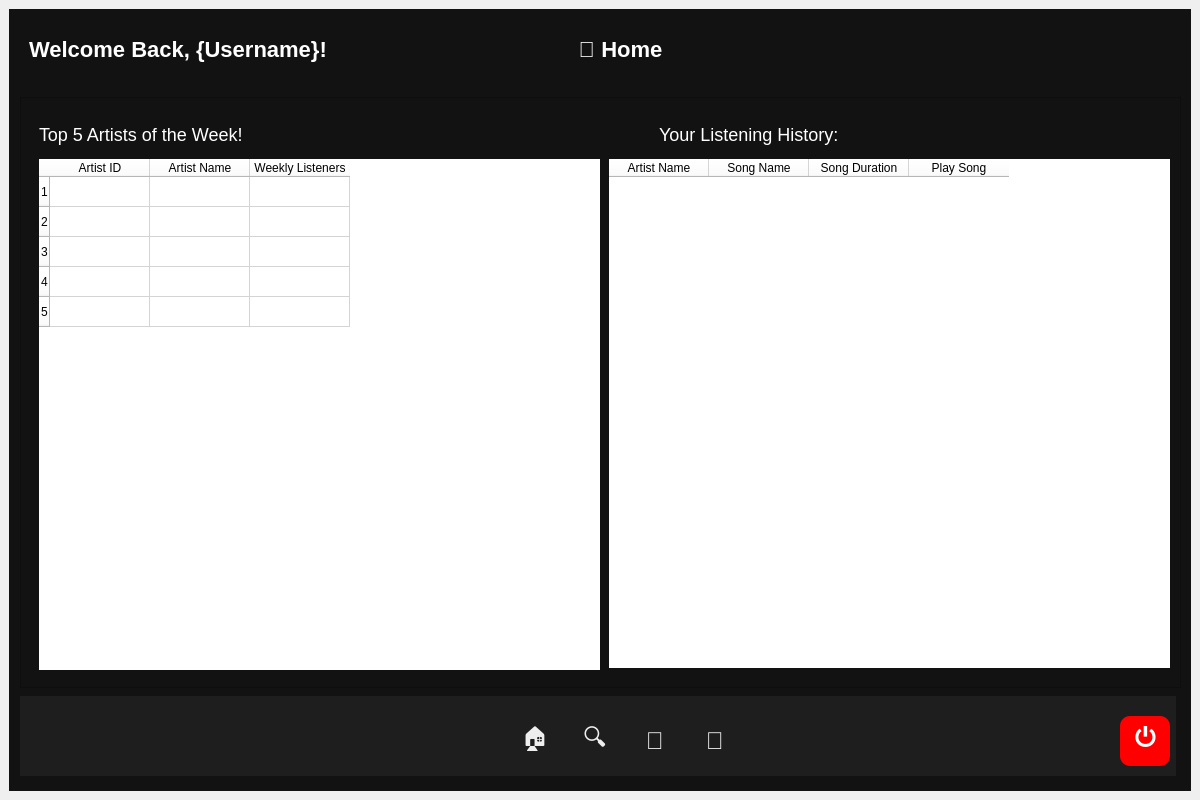
<?xml version="1.0" encoding="UTF-8"?>
<ui version="4.0">
 <class>UserMainWindow</class>
 <widget class="QMainWindow" name="UserMainWindow">
  <property name="geometry">
   <rect>
    <x>0</x>
    <y>0</y>
    <width>1200</width>
    <height>800</height>
   </rect>
  </property>
  <property name="windowTitle">
   <string>User Dashboard</string>
  </property>
  <widget class="QWidget" name="centralwidget">
   <layout class="QVBoxLayout" name="mainLayout">
    <item>
     <widget class="QStackedWidget" name="stackedWidget">
      <widget class="QWidget" name="homePage">
       <property name="styleSheet">
        <string notr="true">background-color: #121212; color: #fff;</string>
       </property>
       <widget class="QLabel" name="homeTitle">
        <property name="geometry">
         <rect>
          <x>511</x>
          <y>10</y>
          <width>201</width>
          <height>61</height>
         </rect>
        </property>
        <property name="styleSheet">
         <string notr="true">font-size:22px; font-weight:bold;</string>
        </property>
        <property name="text">
         <string>🎵 Home</string>
        </property>
        <property name="alignment">
         <set>Qt::AlignCenter</set>
        </property>
       </widget>
       <widget class="QListWidget" name="homeSongsList">
        <property name="geometry">
         <rect>
          <x>11</x>
          <y>88</y>
          <width>1161</width>
          <height>591</height>
         </rect>
        </property>
       </widget>
       <widget class="QFrame" name="bottomNav">
        <property name="geometry">
         <rect>
          <x>11</x>
          <y>687</y>
          <width>1156</width>
          <height>80</height>
         </rect>
        </property>
        <property name="minimumSize">
         <size>
          <width>0</width>
          <height>80</height>
         </size>
        </property>
        <property name="styleSheet">
         <string notr="true">
        QFrame { background-color: #1e1e1e; }
        QPushButton { 
            background: none; 
            color: #eee; 
            font-size: 24px; 
            border-radius: 10px; 
            min-width:50px; min-height:50px; max-width:50px; max-height:50px;
        }
        QPushButton:checked { background-color: #3a3a3a; }
        QPushButton:hover { background-color: #2c2c2c; }
    </string>
        </property>
        <widget class="QPushButton" name="homeBtn">
         <property name="geometry">
          <rect>
           <x>490</x>
           <y>20</y>
           <width>50</width>
           <height>50</height>
          </rect>
         </property>
         <property name="text">
          <string>🏠</string>
         </property>
         <property name="checkable">
          <bool>true</bool>
         </property>
        </widget>
        <widget class="QPushButton" name="searchNavBtn">
         <property name="geometry">
          <rect>
           <x>550</x>
           <y>20</y>
           <width>50</width>
           <height>50</height>
          </rect>
         </property>
         <property name="text">
          <string>🔍</string>
         </property>
         <property name="checkable">
          <bool>true</bool>
         </property>
        </widget>
        <widget class="QPushButton" name="profileBtn">
         <property name="geometry">
          <rect>
           <x>670</x>
           <y>20</y>
           <width>50</width>
           <height>50</height>
          </rect>
         </property>
         <property name="text">
          <string>👤</string>
         </property>
         <property name="checkable">
          <bool>true</bool>
         </property>
        </widget>
        <widget class="QPushButton" name="logoutBtn">
         <property name="geometry">
          <rect>
           <x>1100</x>
           <y>20</y>
           <width>50</width>
           <height>50</height>
          </rect>
         </property>
         <property name="styleSheet">
          <string notr="true">background:red; color:white; font-weight:bold; border-radius:10px; min-width:50px; min-height:50px; max-width:50px; max-height:50px;</string>
         </property>
         <property name="text">
          <string>⏻</string>
         </property>
        </widget>
        <widget class="QPushButton" name="libraryBtn">
         <property name="geometry">
          <rect>
           <x>610</x>
           <y>20</y>
           <width>50</width>
           <height>50</height>
          </rect>
         </property>
         <property name="text">
          <string>🎵</string>
         </property>
         <property name="checkable">
          <bool>true</bool>
         </property>
        </widget>
       </widget>
       <widget class="QLabel" name="label">
        <property name="geometry">
         <rect>
          <x>20</x>
          <y>10</y>
          <width>401</width>
          <height>61</height>
         </rect>
        </property>
        <property name="styleSheet">
         <string notr="true">font-size:22px; font-weight:bold;</string>
        </property>
        <property name="text">
         <string>Welcome Back, {Username}!</string>
        </property>
       </widget>
       <widget class="QLabel" name="label_2">
        <property name="geometry">
         <rect>
          <x>30</x>
          <y>110</y>
          <width>231</width>
          <height>31</height>
         </rect>
        </property>
        <property name="styleSheet">
         <string notr="true">font-size:18px;;</string>
        </property>
        <property name="text">
         <string>Top 5 Artists of the Week!</string>
        </property>
       </widget>
       <widget class="QTableWidget" name="tableWidget">
        <property name="geometry">
         <rect>
          <x>30</x>
          <y>150</y>
          <width>561</width>
          <height>511</height>
         </rect>
        </property>
        <property name="styleSheet">
         <string notr="true">background-color:#FFFFFF ; color: #000000;              border: 10px; solid #FFFFFF;</string>
        </property>
        <property name="rowCount">
         <number>5</number>
        </property>
        <row/>
        <row/>
        <row/>
        <row/>
        <row/>
        <column>
         <property name="text">
          <string>Artist ID</string>
         </property>
        </column>
        <column>
         <property name="text">
          <string>Artist Name</string>
         </property>
        </column>
        <column>
         <property name="text">
          <string>Weekly Listeners</string>
         </property>
        </column>
       </widget>
       <widget class="QTableWidget" name="tableWidget_2">
        <property name="geometry">
         <rect>
          <x>600</x>
          <y>150</y>
          <width>561</width>
          <height>509</height>
         </rect>
        </property>
        <property name="styleSheet">
         <string notr="true">background-color:#FFFFFF ; color: #000000;              border: 10px; solid #FFFFFF;</string>
        </property>
        <column>
         <property name="text">
          <string>Artist Name</string>
         </property>
        </column>
        <column>
         <property name="text">
          <string>Song Name</string>
         </property>
        </column>
        <column>
         <property name="text">
          <string>Song Duration</string>
         </property>
        </column>
        <column>
         <property name="text">
          <string>Play Song</string>
         </property>
        </column>
       </widget>
       <widget class="QLabel" name="label_3">
        <property name="geometry">
         <rect>
          <x>650</x>
          <y>110</y>
          <width>231</width>
          <height>31</height>
         </rect>
        </property>
        <property name="styleSheet">
         <string notr="true">font-size:18px;;</string>
        </property>
        <property name="text">
         <string>Your Listening History: </string>
        </property>
       </widget>
      </widget>
      <widget class="QWidget" name="libraryPage">
       <property name="styleSheet">
        <string notr="true">background-color: #121212; color: #fff;</string>
       </property>
       <layout class="QVBoxLayout">
        <item>
         <widget class="QLabel" name="libraryTitle">
          <property name="styleSheet">
           <string notr="true">font-size:22px; font-weight:bold;</string>
          </property>
          <property name="text">
           <string>📚 Library</string>
          </property>
          <property name="alignment">
           <set>Qt::AlignCenter</set>
          </property>
         </widget>
        </item>
        <item>
         <widget class="QListWidget" name="libraryList"/>
        </item>
       </layout>
      </widget>
      <widget class="QWidget" name="searchPage">
       <property name="styleSheet">
        <string notr="true">background-color: #121212; color: #fff;</string>
       </property>
       <layout class="QVBoxLayout">
        <item>
         <widget class="QLabel" name="searchTitle">
          <property name="styleSheet">
           <string notr="true">font-size:22px; font-weight:bold;</string>
          </property>
          <property name="text">
           <string>🔍 Search</string>
          </property>
          <property name="alignment">
           <set>Qt::AlignCenter</set>
          </property>
         </widget>
        </item>
        <item>
         <layout class="QHBoxLayout">
          <item>
           <widget class="QLineEdit" name="searchInput">
            <property name="placeholderText">
             <string>Search for songs or artists...</string>
            </property>
           </widget>
          </item>
          <item>
           <widget class="QPushButton" name="searchBtn">
            <property name="text">
             <string>Search</string>
            </property>
           </widget>
          </item>
         </layout>
        </item>
        <item>
         <widget class="QListWidget" name="searchResults"/>
        </item>
       </layout>
      </widget>
      <widget class="QWidget" name="profilePage">
       <property name="styleSheet">
        <string notr="true">background-color: #121212; color: #fff;</string>
       </property>
       <layout class="QVBoxLayout">
        <item>
         <widget class="QLabel" name="profileTitle">
          <property name="styleSheet">
           <string notr="true">font-size:22px; font-weight:bold;</string>
          </property>
          <property name="text">
           <string>👤 Profile</string>
          </property>
          <property name="alignment">
           <set>Qt::AlignCenter</set>
          </property>
         </widget>
        </item>
        <item>
         <widget class="QPushButton" name="themeToggleBtn">
          <property name="text">
           <string>Switch Light/Dark Theme</string>
          </property>
         </widget>
        </item>
       </layout>
      </widget>
     </widget>
    </item>
   </layout>
  </widget>
 </widget>
 <resources/>
 <connections/>
</ui>
